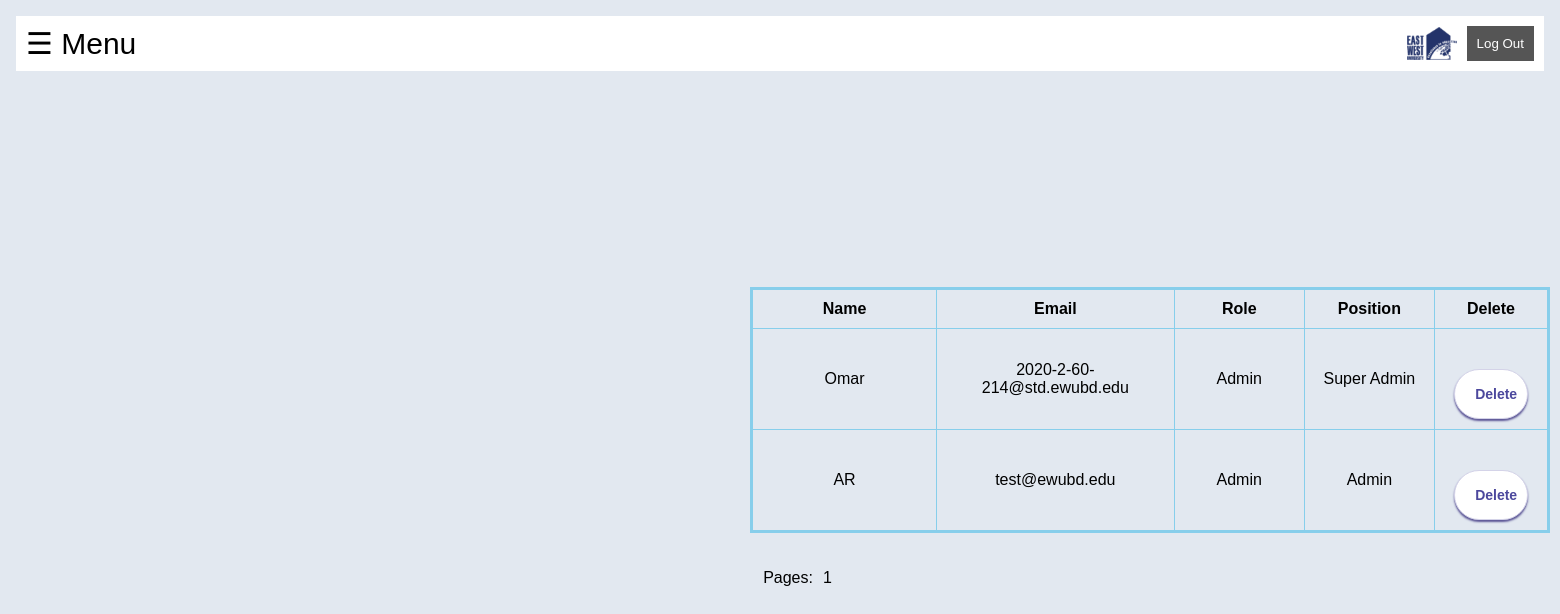
Page /adminlist.php on the committed database.
### tables this page shows
CREATE TABLE `users` (
  `usersId` int(11) NOT NULL,
  `usersName` varchar(250) DEFAULT NULL,
  `usersEmail` varchar(250) DEFAULT NULL,
  `usersPwd` varchar(250) DEFAULT NULL,
  `role` int(11) DEFAULT 0,
  `active` int(11) DEFAULT 0,
  `verifaction` int(11) DEFAULT 0,
  `adress` varchar(250) DEFAULT NULL,
  `about` varchar(250) DEFAULT NULL,
  `mobile` varchar(250) DEFAULT NULL,
  `image` varchar(250) DEFAULT NULL,
  `2step` int(11) DEFAULT 0,
  `position` varchar(250) DEFAULT NULL,
  `person` varchar(250) DEFAULT NULL,
  `otp` int(11) DEFAULT NULL,
  `otp_expiry` datetime DEFAULT NULL
);

### adminlist.php (the view, shortened to what this page needs)
<?php
require_once 'adminheader.php';
require_once 'additonal/dbh.add.php';
$recordsPerPage = 4;
if (isset($_GET['page']) && is_numeric($_GET['page'])) {
    $currentPage = intval($_GET['page']);
} else {
    $currentPage = 1;
}
$offset = ($currentPage - 1) * $recordsPerPage;
?>
<html lang="en" dir="ltr">
<head>
    <link rel="stylesheet" href="test.css">
</head>
<body>
<?php
$email=$_SESSION['email'];
?>
<div class=card1>
    <table width=800px border='10' cellpadding='10' style='border:3px solid skyblue; border-collapse:collapse'>
        <thead>
        <tr>
            <th width=150px>Name</th>
            <th width=200px>Email</th>
            <th width=100px>Role</th>
            <th width=100px>Position</th>
            <th width=75px>Delete</th>
        </tr>
        </thead>
        <tbody>
        <?php
        $sql = "SELECT * FROM users WHERE active='1' and role='2' and usersEmail!='$email' LIMIT $recordsPerPage OFFSET $offset";
        $result = mysqli_query($conn, $sql);
        $resultCheck = mysqli_num_rows($result);
        if ($resultCheck > 0) {
            while ($row = mysqli_fetch_assoc($result)) {
                echo '<tr>';
                echo '<td align="center">' . $row['usersName'] . '</td>';
                echo '<td align="center">' . $row['usersEmail'] . '</td>';
                echo '<td align="center">';
                if ($row['role'] == 0) {
                    echo "TA";
                } elseif ($row['role'] == 1) {
                    echo "Faculty";
                } elseif ($row['role'] == 2) {
                    echo "Admin";
                }
                echo '</td>';
                echo '<td align="center">' . $row['position'] . '</td>';
                echo '<td align="center">
                    <form action="deleteaccount.php" method="post" onsubmit="return confirm(\'Are you sure you want to delete this?\');">
                        <input type="hidden" name="email" value="' . $row['usersEmail'] . '">
                        <input type="hidden" name="value" value=3">
                        <button class="button login__submit" type="submit" name="submit"><span class="button__text">Delete</span></button>
                    </form>
                </td>';
                echo '</tr>';
            }
        }
        ?>
        </tbody>
    </table>
    <?php
    $sql = "SELECT COUNT(*) AS total FROM users WHERE active='1' and role='2' and usersEmail!='$email'";
    $result = mysqli_query($conn, $sql);
    $row = mysqli_fetch_assoc($result);
    $totalRecords = $row['total'];
    $totalPages = ceil($totalRecords / $recordsPerPage);
    echo '<div style="margin-top: 20px; width: 100px; color: white;">';
    echo "<p style='color: black; display: inline-block; margin-right: 10px;'>Pages:</p>";
    for ($i = 1; $i <= $totalPages; $i++) {
        echo '<a href="?page=' . $i . '" style="color: black !important; display: inline-block; margin-right: 5px;">' . $i . '</a>';
    }
    echo '</div>';
    ?>
</div>
</body>
</html>

### test.css (style rules this page uses)
.card1 { height: 800px; width: 1000px; padding-left: 750px; padding-top: 200px; align-items: center; justify-content: center; text-align: center; }
.card1 a:link, .card1 a:hover { text-decoration: none !important; color: white !important; }
.login__submit { background: #fff; font-size: 14px; margin-top: 30px; padding: 16px 20px; border-radius: 26px; border: 1px solid #D4D3E8; font-weight: 700; display: flex; align-items: center; width: 80%; color: #4C489D; box-shadow: 0px 2px 2px #5C5696; cursor: pointer; transition: .2s; }

### adminheader.php (style rules this page uses)
body { font-family: "Quicksand", sans-serif; margin: 0; padding: 0; overflow-x: hidden; background-color: #e2e8f0 !important; }

### rows in the picture
users: usersName "Omar", usersEmail "2020-2-60-214@std.ewubd.edu", role "Admin", position "Super Admin"
users: usersName "AR", usersEmail "test@ewubd.edu", role "Admin", position "Admin"
